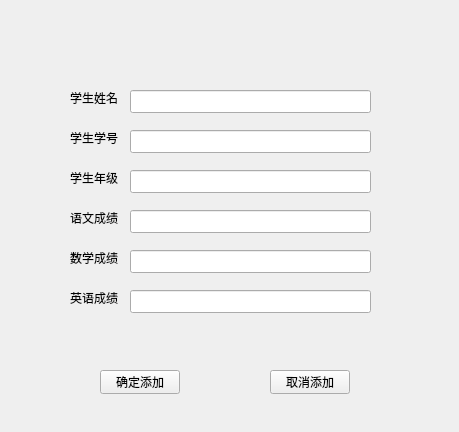
<?xml version="1.0" encoding="UTF-8"?>
<ui version="4.0">
 <class>Widget</class>
 <widget class="QWidget" name="Widget">
  <property name="geometry">
   <rect>
    <x>0</x>
    <y>0</y>
    <width>459</width>
    <height>432</height>
   </rect>
  </property>
  <property name="windowTitle">
   <string>Widget</string>
  </property>
  <widget class="QPushButton" name="sureButton">
   <property name="geometry">
    <rect>
     <x>100</x>
     <y>370</y>
     <width>80</width>
     <height>24</height>
    </rect>
   </property>
   <property name="text">
    <string>确定添加</string>
   </property>
  </widget>
  <widget class="QPushButton" name="exitButton">
   <property name="geometry">
    <rect>
     <x>270</x>
     <y>370</y>
     <width>80</width>
     <height>24</height>
    </rect>
   </property>
   <property name="text">
    <string>取消添加</string>
   </property>
  </widget>
  <widget class="QLabel" name="label">
   <property name="geometry">
    <rect>
     <x>70</x>
     <y>90</y>
     <width>54</width>
     <height>16</height>
    </rect>
   </property>
   <property name="text">
    <string>学生姓名</string>
   </property>
  </widget>
  <widget class="QLabel" name="label_2">
   <property name="geometry">
    <rect>
     <x>70</x>
     <y>130</y>
     <width>54</width>
     <height>16</height>
    </rect>
   </property>
   <property name="text">
    <string>学生学号</string>
   </property>
  </widget>
  <widget class="QLabel" name="label_3">
   <property name="geometry">
    <rect>
     <x>70</x>
     <y>170</y>
     <width>54</width>
     <height>16</height>
    </rect>
   </property>
   <property name="text">
    <string>学生年级</string>
   </property>
  </widget>
  <widget class="QLabel" name="label_4">
   <property name="geometry">
    <rect>
     <x>70</x>
     <y>210</y>
     <width>54</width>
     <height>16</height>
    </rect>
   </property>
   <property name="text">
    <string>语文成绩</string>
   </property>
  </widget>
  <widget class="QLabel" name="label_5">
   <property name="geometry">
    <rect>
     <x>70</x>
     <y>250</y>
     <width>54</width>
     <height>16</height>
    </rect>
   </property>
   <property name="text">
    <string>数学成绩</string>
   </property>
  </widget>
  <widget class="QLabel" name="label_6">
   <property name="geometry">
    <rect>
     <x>70</x>
     <y>290</y>
     <width>54</width>
     <height>16</height>
    </rect>
   </property>
   <property name="text">
    <string>英语成绩</string>
   </property>
  </widget>
  <widget class="QLineEdit" name="nameEdit">
   <property name="geometry">
    <rect>
     <x>130</x>
     <y>90</y>
     <width>241</width>
     <height>23</height>
    </rect>
   </property>
   <property name="text">
    <string/>
   </property>
  </widget>
  <widget class="QLineEdit" name="numEdit_2">
   <property name="geometry">
    <rect>
     <x>130</x>
     <y>130</y>
     <width>241</width>
     <height>23</height>
    </rect>
   </property>
   <property name="text">
    <string/>
   </property>
  </widget>
  <widget class="QLineEdit" name="gradeEdit_3">
   <property name="geometry">
    <rect>
     <x>130</x>
     <y>170</y>
     <width>241</width>
     <height>23</height>
    </rect>
   </property>
   <property name="text">
    <string/>
   </property>
  </widget>
  <widget class="QLineEdit" name="chineseEdit_4">
   <property name="geometry">
    <rect>
     <x>130</x>
     <y>210</y>
     <width>241</width>
     <height>23</height>
    </rect>
   </property>
   <property name="text">
    <string/>
   </property>
  </widget>
  <widget class="QLineEdit" name="mathsEdit_5">
   <property name="geometry">
    <rect>
     <x>130</x>
     <y>250</y>
     <width>241</width>
     <height>23</height>
    </rect>
   </property>
   <property name="text">
    <string/>
   </property>
  </widget>
  <widget class="QLineEdit" name="englishEdit_6">
   <property name="geometry">
    <rect>
     <x>130</x>
     <y>290</y>
     <width>241</width>
     <height>23</height>
    </rect>
   </property>
   <property name="text">
    <string/>
   </property>
  </widget>
 </widget>
 <resources/>
 <connections/>
</ui>
